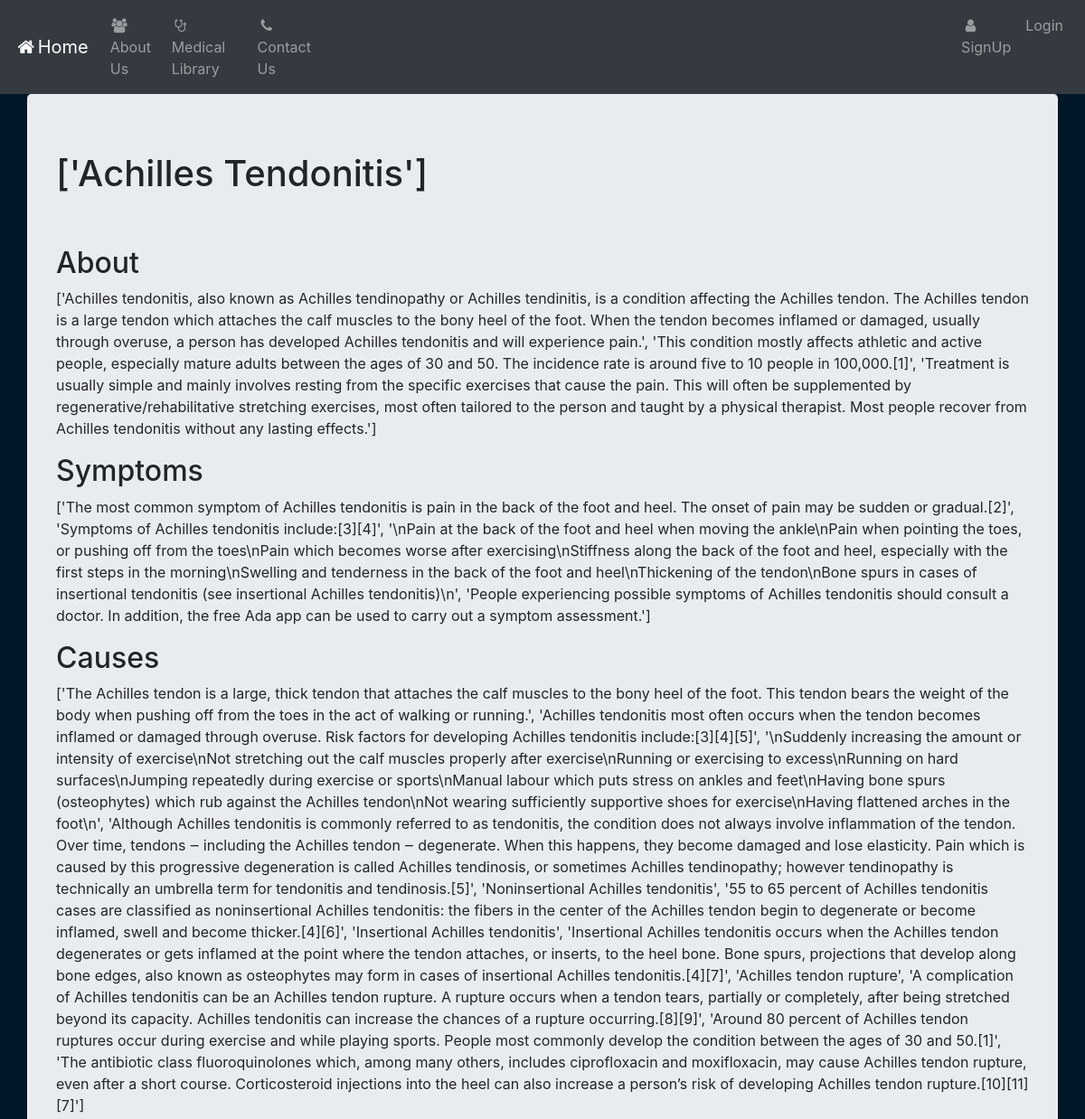
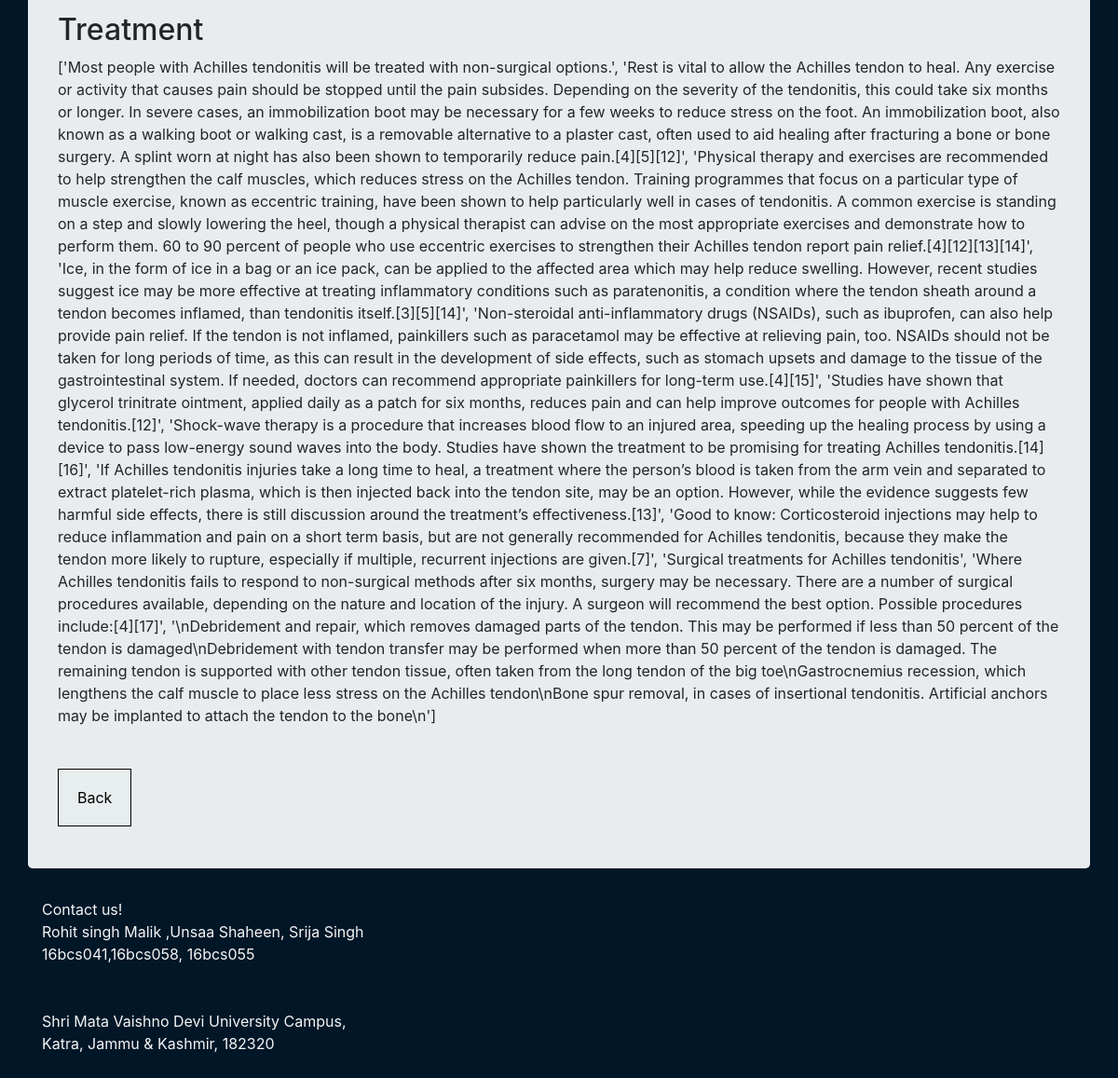
/library_list/1/, run on the app's committed database (2 pictures, top to bottom).
### firstaid_app/models.py (models this page shows, shortened)
class Disease(models.Model):
    name = models.ForeignKey(Library,
                            on_delete= models.CASCADE)
    about = models.TextField()
    treatment = models.TextField()
    causes = models.TextField()
    symptoms = models.TextField()

class Library(models.Model):
    name = models.CharField(max_length=256)
    def __str__(self):
        return self.name

### firstaid_app/views.py (the view)
# urls.py: url(r'^library_list/(?P<pk>[-\w]+)/$', views.DiseaseDetailView.as_view(),name='detail'),
class DiseaseDetailView(DetailView):
    context_object_name = 'disease_detail'
    model = models.Disease
    template_name = 'firstaid_app/disease_detail.html'

### templates/firstaid_app/disease_detail.html
{% extends 'firstaid_app/base.html' %}
{% block body_block %}
<div class="jumbotron container">
    <h1>{{ disease_detail.name }}</h1>
    <br>
    <br>
    <h2>About</h2>
    <p>{{ disease_detail.about }}</p>
    <h2>Symptoms</h2>
    <p>{{ disease_detail.symptoms }}</p>
    <h2>Causes</h2>
    <p>{{ disease_detail.causes }}</p>
    <h2>Treatment</h2>
    <p>{{ disease_detail.treatment }}</p>
    <br>
    <br>
    <a href="{% url 'firstaid_app:library_list' %}" class="button"
             style="text-decoration:none; border: 1px solid black;
             text-align: center; padding: 20px; color: black; background: rgb(232, 237, 238);">Back</a>
</div>
{% endblock %}

### templates/firstaid_app/base.html (shortened to what this page needs)
<!DOCTYPE html>
{% load static %}
<html>
<head>
  <link rel="stylesheet" href="https://cdnjs.cloudflare.com/ajax/libs/font-awesome/4.7.0/css/font-awesome.min.css">
  <link rel="stylesheet" href="https://stackpath.bootstrapcdn.com/bootstrap/4.1.3/css/bootstrap.min.css"
>
</head>
<body>
  <nav class="navbar navbar-expand-lg navbar-dark bg-dark">
    <a class="navbar-brand" href="{% url 'firstaid_app:index' %}"><i class="fa fa-fw fa-home"></i>Home</a>
    <div class="collapse navbar-collapse" id="navbarNavAltMarkup">
      <div class="navbar-nav">
        <a class="nav-item nav-link" href="#about"><i class="fa fa-fw fa-users"></i>About Us</a>
        <a class="nav-item nav-link " href="{% url 'firstaid_app:library_list' %}"><i class="fa fa-fw fa-stethoscope"></i>Medical Library</a>
        <a class="nav-item nav-link" href="#contact" style="margin-right:700px;" ><i class="fa fa-fw fa-phone"></i> Contact Us</a>
        <a class="nav-item nav-link" href="{% url 'firstaid_app:register' %}"><i class="fa fa-fw fa-user"></i> SignUp</a>
        {% if user.is_authenticated %}
        <li><a class="nav-link" href="{% url 'firstaid_app:logout' %}">Logout</a></li>
        {% else %}
        <li><a class="nav-link" href="{% url 'firstaid_app:user_login' %}">Login</a></li>
        {% endif %}
      </div>
    </div>
  </nav>
  <div style="background-color:#011627 ">
    {% block body_block %}
    {% endblock %}
  <div class="container">
  <div style="color: whitesmoke;" class="footer">
      <a name="contact"> Contact us! </a> <br> Rohit singh Malik ,Unsaa Shaheen, Srija Singh<br> 16bcs041,16bcs058, 16bcs055 <br> <br> <br>
      Shri Mata Vaishno Devi University Campus,<br>
      Katra, Jammu & Kashmir, 182320</p>
      <br>
      <br>
      <br>
      <br>
      <br>
      <br>
  </div>
  </div>
  </div>
</body>
</html>

### data on the page
Disease: name "['Achilles Tendonitis']", about "['Achilles tendonitis, also known as Achilles tendinopathy or Achilles tendinitis, is a condition affecting the Achilles tendon. The Achilles tendon is a large tendon which attaches the calf muscles to the bony heel of the foot. When the tendon becomes inflamed or damaged, usually through overuse, a person has developed Achilles tendonitis and will experience pain.', 'This condition mostly affects athletic and active people, especially mature adults between the ages of 30 and 50. The incidence rate is around five to 10 people in 100,000.[1]', 'Treatment is usually simple and mainly involves resting from the specific exercises that cause the pain. This will often be supplemented by…", symptoms "['The most common symptom of Achilles tendonitis is pain in the back of the foot and heel. The onset of pain may be sudden or gradual.[2]', 'Symptoms of Achilles tendonitis include:[3][4]', '\\nPain at the back of the foot and heel when moving the ankle\\nPain when pointing the toes, or pushing off from the toes\\nPain which becomes worse after exercising\\nStiffness along the back of the foot and heel, especially with the first steps in the morning\\nSwelling and tenderness in the back of the foot and heel\\nThickening of the tendon\\nBone spurs in cases of insertional tendonitis (see insertional Achilles tendonitis)\\n', 'People experiencing possible symptoms of Achilles tendonitis should consult…", causes "['The Achilles tendon is a large, thick tendon that attaches the calf muscles to the bony heel of the foot. This tendon bears the weight of the body when pushing off from the toes in the act of walking or running.', 'Achilles tendonitis most often occurs when the tendon becomes inflamed or damaged through overuse. Risk factors for developing Achilles tendonitis include:[3][4][5]', '\\nSuddenly increasing the amount or intensity of exercise\\nNot stretching out the calf muscles properly after exercise\\nRunning or exercising to excess\\nRunning on hard surfaces\\nJumping repeatedly during exercise or sports\\nManual labour which puts stress on ankles and feet\\nHaving bone spurs (osteophytes) which…", treatment "['Most people with Achilles tendonitis will be treated with non-surgical options.', 'Rest is vital to allow the Achilles tendon to heal. Any exercise or activity that causes pain should be stopped until the pain subsides. Depending on the severity of the tendonitis, this could take six months or longer. In severe cases, an immobilization boot may be necessary for a few weeks to reduce stress on the foot. An immobilization boot, also known as a walking boot or walking cast, is a removable alternative to a plaster cast, often used to aid healing after fracturing a bone or bone surgery. A splint worn at night has also been shown to temporarily reduce pain.[4][5][12]', 'Physical therapy and…"
